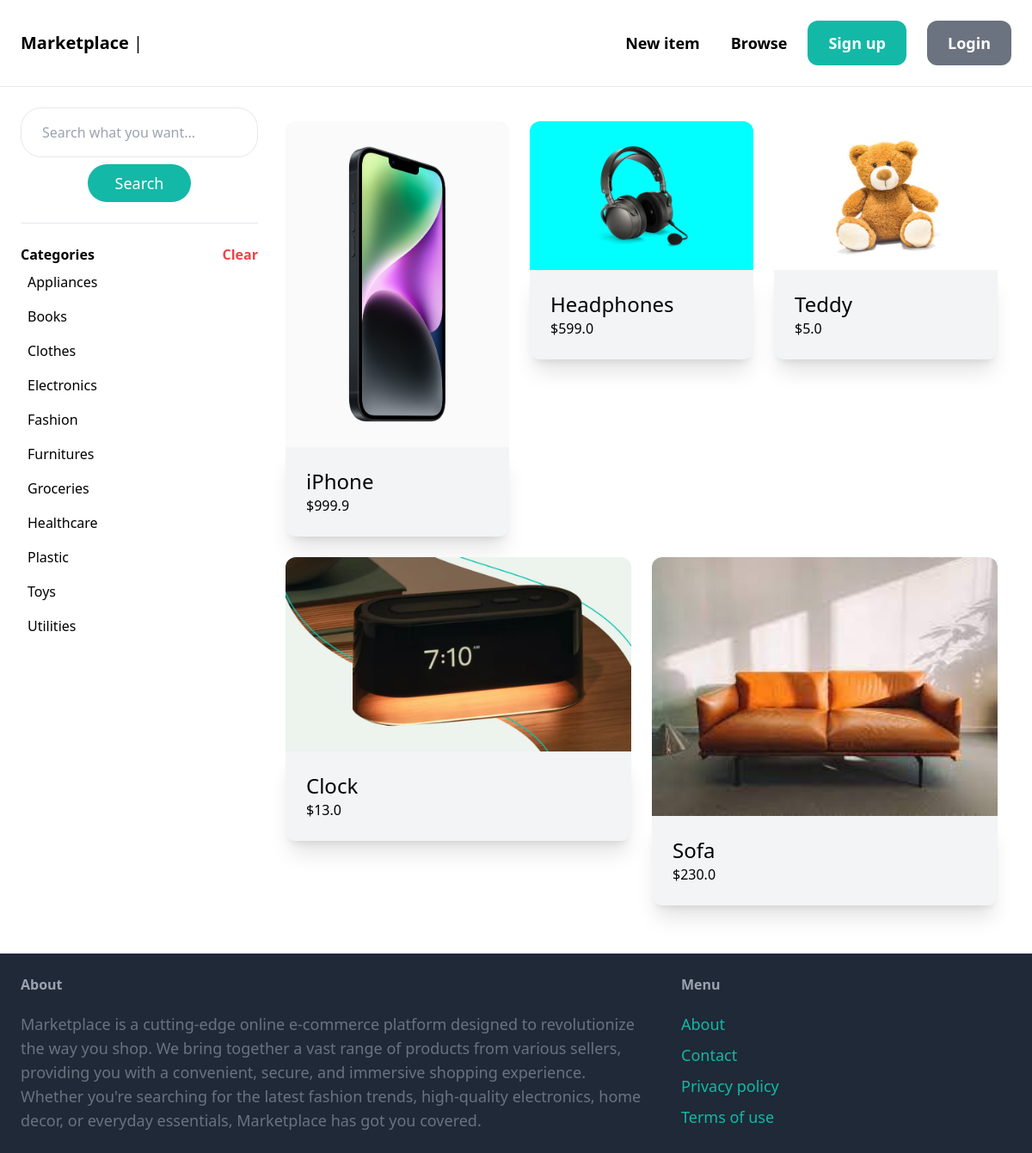
Before: /items/ with the older database file.
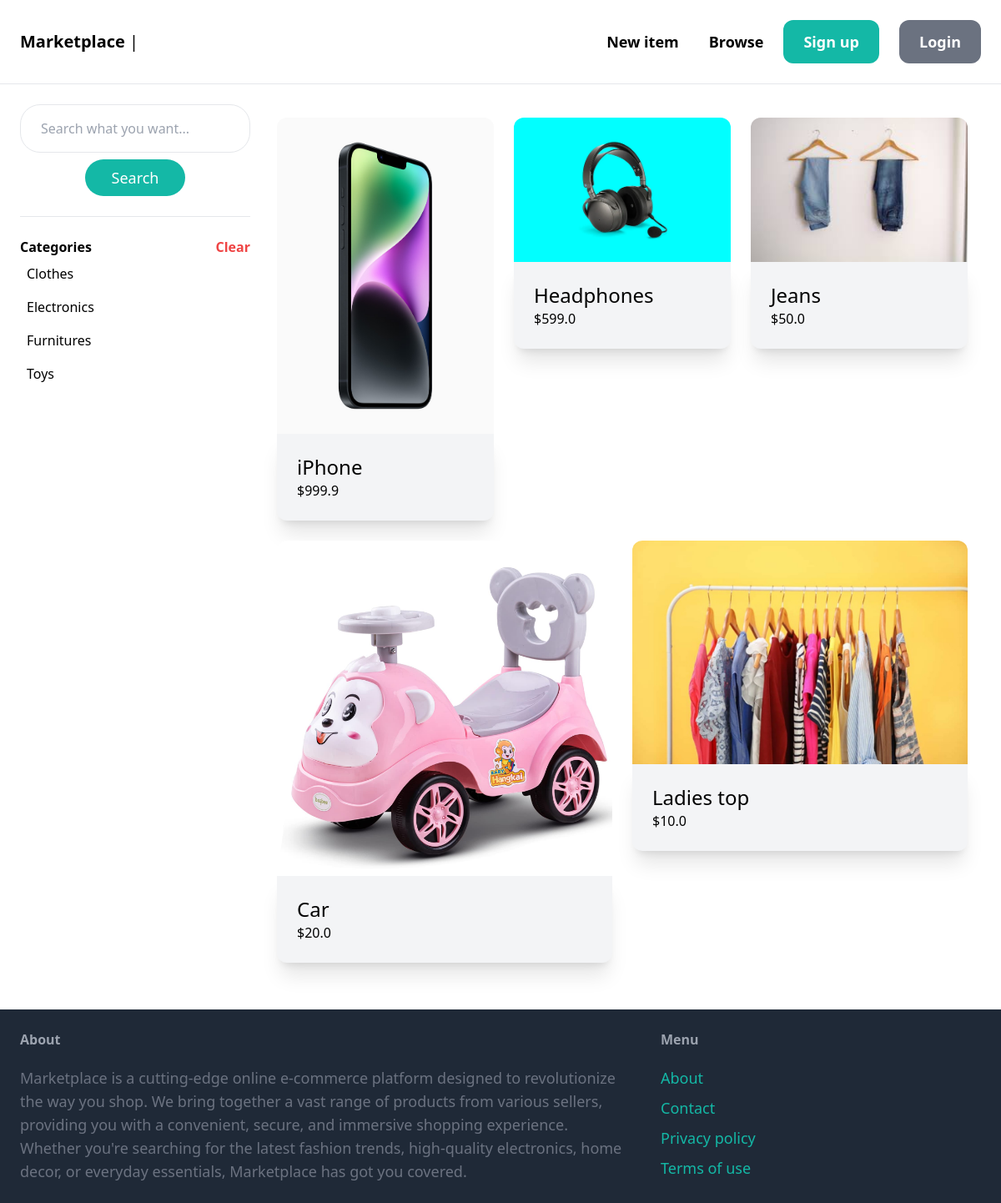
After: the same page with the newer database file.
### item/models.py (models this page shows, shortened)
class Category(models.Model):
    name=models.CharField(max_length=255, unique=True)
    class Meta:
        ordering = ('name',)
        verbose_name_plural = 'Categories'

class Item(models.Model):
    category = models.ForeignKey(Category, related_name='items', on_delete=models.CASCADE)
    name = models.CharField(max_length=255)
    description = models.TextField(blank=True,null=True)
    size = models.CharField(max_length=100,blank=True,null=True)
    color = models.CharField(max_length=100,blank=True,null=True)
    gender = models.CharField(max_length=100,blank=True,null=True)
    price=models.FloatField(default=0.0)
    image = models.ImageField(upload_to='item_images', blank=True, null=True)
    is_sold = models.BooleanField(default=False)
    created_by = models.ForeignKey(User, on_delete=models.CASCADE, related_name='items')
    created_at=models.DateTimeField(auto_now_add=True)

### item/views.py (the view)
# urls.py: path('items/', include('item.urls')),
def items(request):
    query = request.GET.get('query','')
    items = Item.objects.filter(is_sold=False)
    categories = Category.objects.all()
    category_id = request.GET.get('category',0)
    if category_id:
        items = items.filter(category_id=category_id)
    if query:
        items = items.filter(Q(name__icontains=query)|
                             Q(description__icontains=query))
    return render(request, 'item/items.html',{
        'items':items,
        'query':query,
        'categories':categories,
        'category_id':int(category_id),
    })

### item/templates/item/items.html (shortened to what this page needs)
{% extends 'core/base.html' %}
{% block content %}
    <div class="pb-6 sm:grid grid-cols-4 gap-4">
        <div class="col-span1">
            <form class="flex items-center flex-col" action="{% url 'item:items' %}" method="get">
                <input type="text" name="query" class="w-full py-4 px-6 border  rounded-3xl" value="{{query}}" required placeholder="Search what you want...">
                <button class="mt-2 py-2 px-8 text-lg bg-teal-500 text-white rounded-3xl ">Search</button>
            </form>
            <hr class="my-6">
            <div class="hidden sm:block">
                <p class="font-semibold relative w-full dark:text-white">Categories
                    <a href="{% url 'item:items' %}" class="absolute right-0 text-red-500">Clear</a>
                </p>
                <ul>
                    {% for category in categories %}
                        <li class="py-2 px-2 dark:text-white rounded-xl {% if category.id == category_id %} bg-gray-500 text-white {% endif %}">
                            <a href="{% url 'item:items' %}?query={{ query }}&category={{ category.id }}" >{{category.name}}</a>
                        </li>
                    {% endfor %}
                </ul>
            </div>
        </div>
        <div class="sm:col-span-3">
                {% if items %}
                <div class="row ">
                {% for item in items %}
                    <div class="column m-2  ">
                        <a href="{% url 'item:detail' item.id %}" class="">
                            <div class="    ">
                                <img src="{{ item.image.url }}" class="w-full rounded-t-xl dark:brightness-50   hover:drop-shadow-xl" alt="">
                            </div>
                            <div class="p-6 bg-gray-100 dark:text-white dark:bg-gray-800  rounded-b-xl shadow-xl hover:shadow-2xl">
                                <h2 class="sm:text-2xl text-lg break-words">{{ item.name }}</h2>
                                <p class="light:text-gray-700">${{item.price}}</p>
                            </div>
                        </a>
                    </div>
                {% endfor %}
            </div>
                {% else %}
                <div class="w-full col-span-3 p-12 flex justify-center bg-gray-200 rounded-xl">
                <h1 class="text-2xl font-normal">No items found!</h1>
                </div>
                {% endif %}
        </div>
    </div>
{% endblock content %}

Changed rows visible on the page:
removed Category: name "Appliances"
removed Category: name "Books"
removed Category: name "Fashion"
removed Category: name "Groceries"
removed Category: name "Healthcare"
removed Category: name "Plastic"
removed Category: name "Utilities"
removed Item: image (picture), name "Teddy", price "5.0"
removed Item: image (picture), name "Clock", price "13.0"
removed Item: image (picture), name "Sofa", price "230.0"
added Item: image (picture), name "Jeans", price "50.0"
added Item: image (picture), name "Car", price "20.0"
now on this page (row edited): Item: image (picture), name "Ladies top", price "10.0"
